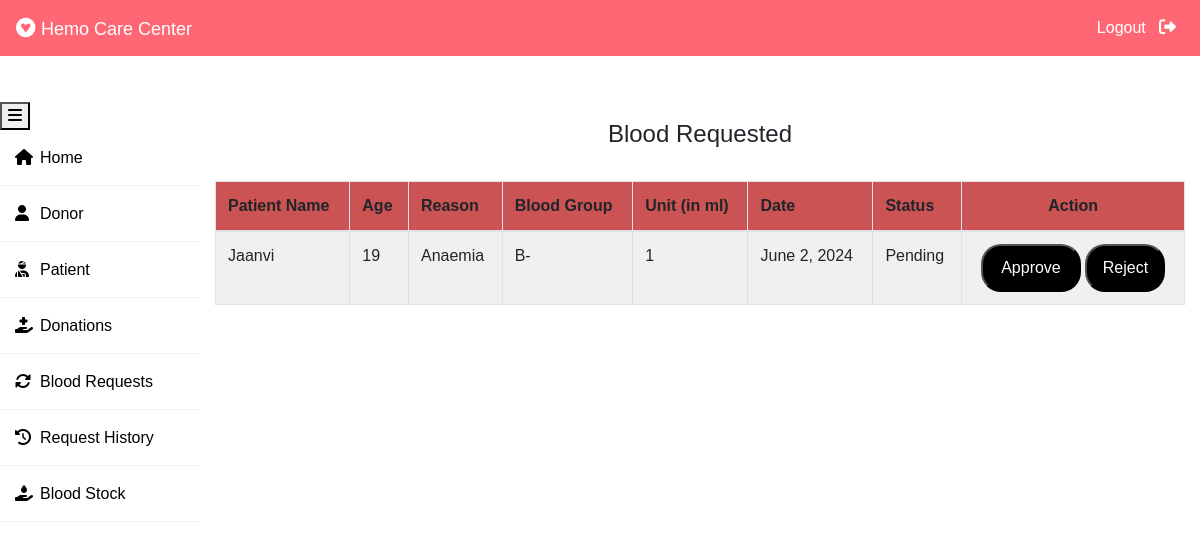
The page /admin-request (signed in) on the database its author committed.
### blood/models.py (models this page shows, shortened)
class BloodRequest(models.Model):
    request_by_patient=models.ForeignKey(pmodels.Patient,null=True,on_delete=models.CASCADE)
    request_by_donor=models.ForeignKey(dmodels.Donor,null=True,on_delete=models.CASCADE)
    patient_name=models.CharField(max_length=30)
    patient_age=models.PositiveIntegerField()
    reason=models.CharField(max_length=500)
    bloodgroup=models.CharField(max_length=10)
    unit=models.PositiveIntegerField(default=0)
    status=models.CharField(max_length=20,default="Pending")
    date=models.DateField(auto_now=True)

### blood/views.py (the view)
# urls.py: path('admin-request', views.admin_request_view,name='admin-request'),
@login_required(login_url='adminlogin')
def admin_request_view(request):
    requests=models.BloodRequest.objects.all().filter(status='Pending')
    return render(request,'blood/admin_request.html',{'requests':requests})

### templates/blood/admin_request.html (shortened to what this page needs)
{% extends 'blood/adminbase.html' %}
{% block content %}
{% load widget_tweaks %}
{%load static%}
<br><br>
<div class="container">
    {% if requests %}
    <H4 class="text-center">Blood Requested</H4><br>
    <table class="table table-light table-hover table-bordered table-striped">
        <thead class="bg-inf">
            <tr>
                <th scope="col">Patient Name</th>
                <th scope="col">Age</th>
                <th scope="col">Reason</th>
                <th scope="col">Blood Group</th>
                <th scope="col">Unit (in ml)</th>
                <th scope="col">Date</th>
                <th scope="col">Status</th>
                <th class="text-center">Action</th>
            </tr>
        </thead>
        <tbody>
            {% for t in requests %}
            <tr>
                <td> {{t.patient_name}}</td>
                <td>{{t.patient_age}}</td>
                <td>{{t.reason}}</td>
                <td>{{t.bloodgroup}}</td>
                <td>{{t.unit}}</td>
                <td>{{t.date}}</td>
                <td>{{t.status}}</td>
                <td class="text-center">
                    <button class="btned" style="width: 100px;"><a  style="text-decoration: none;color: white;" href="{% url 'update-approve-status' t.id  %}">Approve</a> </button>
                    <button class="btndel" style="width: 80px;"><a  style="text-decoration: none;color: white;" href="{% url 'update-reject-status' t.id  %}">Reject</a> </button>
                </td>
            </tr>
            {% endfor %}
        </tbody>
    </table>
{% else %}
<h5>NO Request of blood from patient or donor !</h5>
{% endif %}
</div>
{% endblock content %}

### templates/blood/adminbase.html (style rules this page uses)
.btned,.btndel { background-color:black; border-radius:20px; padding:10px; }
.bg-inf { background-color:rgb(203, 83, 83); }
* { margin: 0; padding: 0; box-sizing: border-box; list-style: none; text-decoration: none; font-family: 'Josefin Sans', sans-serif; }
body { background-color: #ffff; }

### rows shown on the page
BloodRequest: patient_name "Jaanvi", patient_age "19", reason "Anaemia", bloodgroup "B-", unit "1", date "June 2, 2024", status "Pending"
